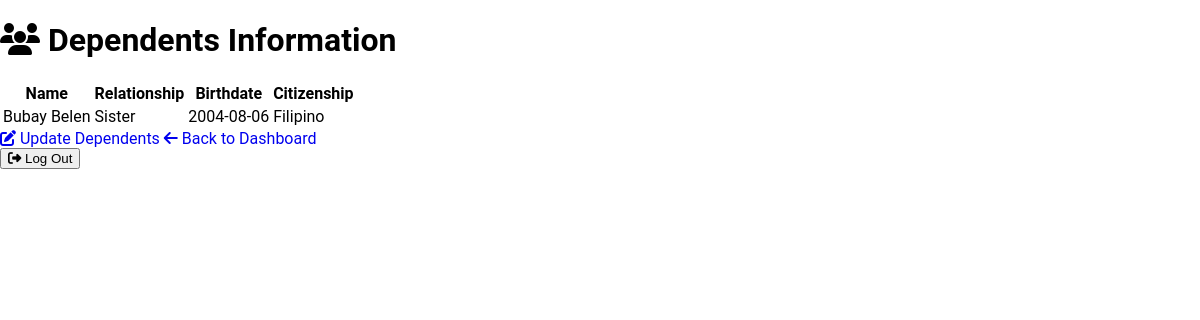
Page /dependents.php (signed in) on the committed database.
### tables this page shows
CREATE TABLE `dependents` (
  `PIN` varchar(20) NOT NULL,
  `depID` varchar(10) NOT NULL,
  `depName` varchar(100) NOT NULL,
  `depMiddleName` char(3) DEFAULT NULL,
  `depMononym` char(3) DEFAULT NULL,
  `depPWD` char(3) DEFAULT NULL,
  `relationship` varchar(50) NOT NULL,
  `depBirthdate` date NOT NULL,
  `depCitizenship` varchar(50) NOT NULL,
  PRIMARY KEY (`PIN`,`depID`),
  CONSTRAINT `fk_dependents_member` FOREIGN KEY (`PIN`) REFERENCES `memberdetails` (`PIN`) ON DELETE CASCADE ON UPDATE CASCADE
);

### dependents.php (the view, shortened to what this page needs)
<?php
include 'config.php';
$pin = $_SESSION['userPIN'];
$query = $conn->prepare("SELECT depName, relationship, depBirthdate, depCitizenship FROM dependents WHERE PIN = ?");
$query->bind_param("s", $pin);
$query->execute();
$dependents_result = $query->get_result();
?>
<!DOCTYPE html>
<html lang="en">
<head>
    <link rel="stylesheet" href="https://cdnjs.cloudflare.com/ajax/libs/font-awesome/6.4.0/css/all.min.css">
     <link rel="stylesheet" href="dashboard.css">
</head>
<body>
    <div class="container">
        <h1><i class="fas fa-users"></i> Dependents Information</h1>
        <table>
            <thead>
                <tr>
                    <th>Name</th>
                    <th>Relationship</th>
                    <th>Birthdate</th>
                    <th>Citizenship</th>
                </tr>
            </thead>
            <tbody>
                <?php while ($dep = $dependents_result->fetch_assoc()) : ?>
                    <tr>
                        <td><?php echo htmlspecialchars($dep['depName']); ?></td>
                        <td><?php echo htmlspecialchars($dep['relationship']); ?></td>
                        <td><?php echo htmlspecialchars($dep['depBirthdate']); ?></td>
                        <td><?php echo htmlspecialchars($dep['depCitizenship']); ?></td>
                    </tr>
                <?php endwhile; ?>
            </tbody>
        </table>
        <div class="button-group">
            <a href="update_dependents.php" class="btn btn-primary">
                <i class="fas fa-edit"></i> Update Dependents
            </a>
            <a href="dashboard.php" class="btn btn-secondary">
                <i class="fas fa-arrow-left"></i> Back to Dashboard
            </a>
            <form action="logout.php" method="post" style="margin-left: auto;">
                <button type="submit" class="btn btn-danger">
                    <i class="fas fa-sign-out-alt"></i> Log Out
                </button>
            </form>
        </div>
    </div>
</body>
</html>

### css/dashboard.css (style rules this page uses)
html, body, .parent, .main, .dashboard { height: 100vh; min-height: 100vh; margin: 0; padding: 0; }
body { padding: 0; margin: 0; font-family: Montserrat, Roboto, Poppins }
a { text-decoration: none; font-style: normal; }

### rows in the picture
dependents: depName "Bubay Belen", relationship "Sister", depBirthdate "2004-08-06", depCitizenship "Filipino"
